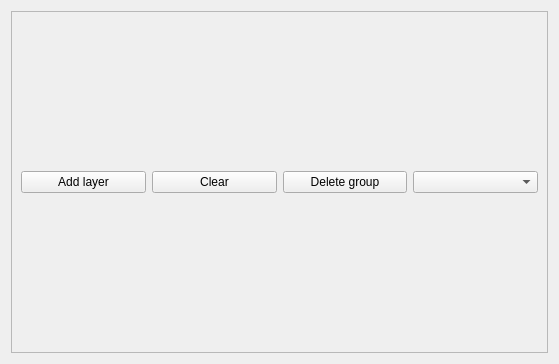
<?xml version="1.0" encoding="UTF-8"?>
<ui version="4.0">
 <class>LayerGroupEntry</class>
 <widget class="QWidget" name="LayerGroupEntry">
  <property name="geometry">
   <rect>
    <x>0</x>
    <y>0</y>
    <width>559</width>
    <height>364</height>
   </rect>
  </property>
  <property name="sizePolicy">
   <sizepolicy hsizetype="Expanding" vsizetype="Preferred">
    <horstretch>0</horstretch>
    <verstretch>0</verstretch>
   </sizepolicy>
  </property>
  <property name="windowTitle">
   <string>Form</string>
  </property>
  <layout class="QGridLayout" name="gridLayout">
   <item row="2" column="0" colspan="2">
    <widget class="QFrame" name="frame">
     <property name="sizePolicy">
      <sizepolicy hsizetype="MinimumExpanding" vsizetype="MinimumExpanding">
       <horstretch>0</horstretch>
       <verstretch>0</verstretch>
      </sizepolicy>
     </property>
     <property name="frameShape">
      <enum>QFrame::StyledPanel</enum>
     </property>
     <property name="frameShadow">
      <enum>QFrame::Raised</enum>
     </property>
     <layout class="QGridLayout" name="gridLayout_3">
      <item row="0" column="0">
       <layout class="QGridLayout" name="gridLayout_2">
        <property name="sizeConstraint">
         <enum>QLayout::SetMinAndMaxSize</enum>
        </property>
        <item row="1" column="0">
         <widget class="QPushButton" name="add_layer">
          <property name="text">
           <string>Add layer</string>
          </property>
         </widget>
        </item>
        <item row="1" column="1">
         <widget class="QPushButton" name="clear">
          <property name="text">
           <string>Clear</string>
          </property>
         </widget>
        </item>
        <item row="1" column="3">
         <widget class="QComboBox" name="composer_fn"/>
        </item>
        <item row="1" column="2">
         <widget class="QPushButton" name="remove">
          <property name="text">
           <string>Delete group</string>
          </property>
         </widget>
        </item>
        <item row="0" column="0" colspan="4">
         <layout class="QGridLayout" name="layers"/>
        </item>
       </layout>
      </item>
     </layout>
    </widget>
   </item>
  </layout>
 </widget>
 <resources/>
 <connections/>
</ui>
